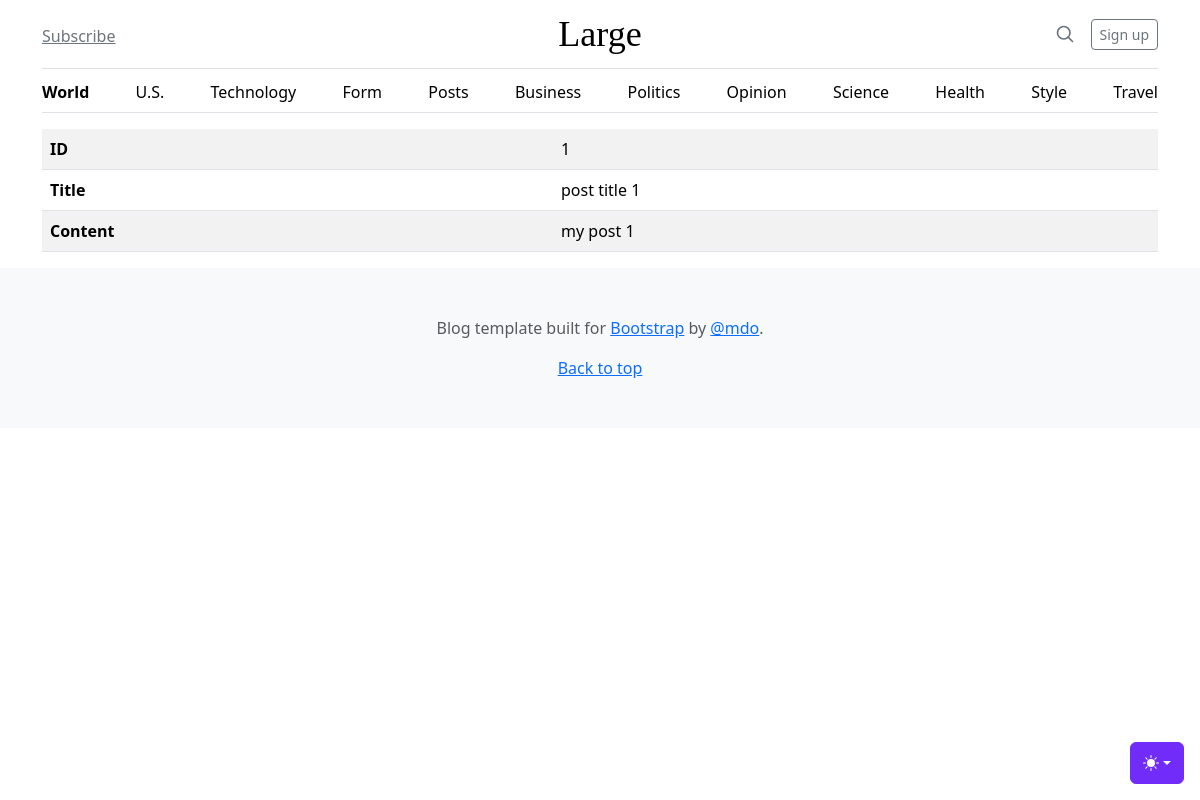
Page /posts/view?id=1 on the earlier database version.
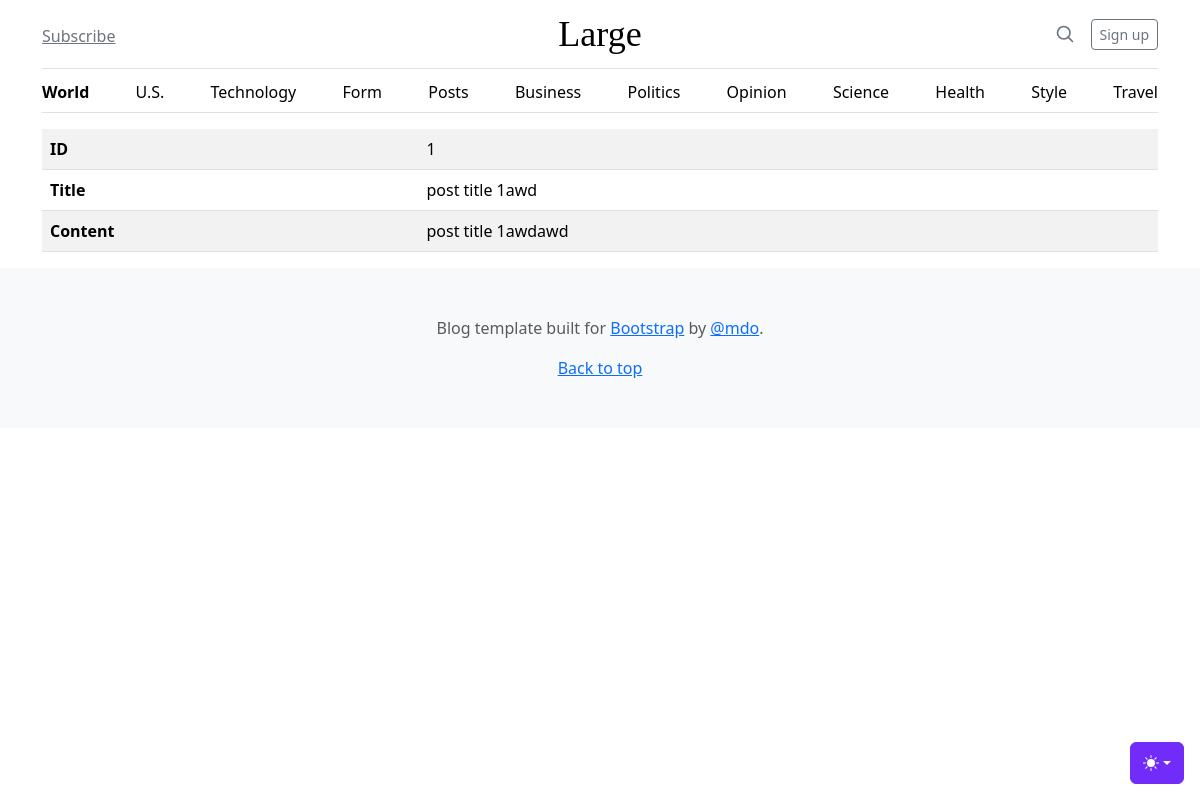
Same page on the later database version.
### tables this page shows
CREATE TABLE posts
(
    id    integer
        constraint posts_pk
            primary key autoincrement,
    title text not null,
    body  TEXT
);

### helpers.php (called while the page is built, shortened)
<?php
function view($viewName, $variables=[]) {
    extract($variables);
    include __DIR__ . "/views/$viewName.php";
}

### src/Controllers/PostController.php (called while the page is built, shortened)
<?php
class PostController
{
    public function view()
    {
        $post = Post::find($_GET['id']);
        view('posts/view', compact('post'));
    }
}

### src/DB.php (called while the page is built, shortened)
<?php
class DB
{
    private $conn;
    public function __construct()
    {
        try {
            $this->conn = new PDO("sqlite:db.sqlite");
            $this->conn->setAttribute(PDO::ATTR_ERRMODE, PDO::ERRMODE_EXCEPTION);
        } catch (PDOException $e) {
            echo "Connection failed: " . $e->getMessage();
        }
    }
    public function find($table, $class, $id)
    {
        $stmt = $this->conn->prepare("SELECT * FROM $table WHERE id=$id");
        $stmt->execute();
        $stmt->setFetchMode(PDO::FETCH_CLASS, $class);
        return $stmt->fetch();
    }
}

### src/Models/Model.php (called while the page is built, shortened)
<?php
abstract class Model
{
    public static $table;
    public static function find($id)
    {
        $db = new DB();
        return $db->find(static::$table, static::class, $id);
    }
}

### views/posts/view.php (the view)
<?php include __DIR__ . '/../partials/header.php'; ?>
<main class="container">
    <table class="table table-striped table-hover">
        <tbody>
            <tr>
                <th>ID</th>
                <td><?= $post->id ?></td>
            </tr>
            <tr>
                <th>Title</th>
                <td><?= $post->title ?></td>
            </tr>
            <tr>
                <th>Content</th>
                <td><?= $post->body ?></td>
            </tr>
        </tbody>
    </table>
</main>
<?php include __DIR__ . '/../partials/footer.php'; ?>

Differences in the rows shown:
changed posts id 1: title "post title 1" → "post title 1awd"; body "my post 1" → "post title 1awdawd"
